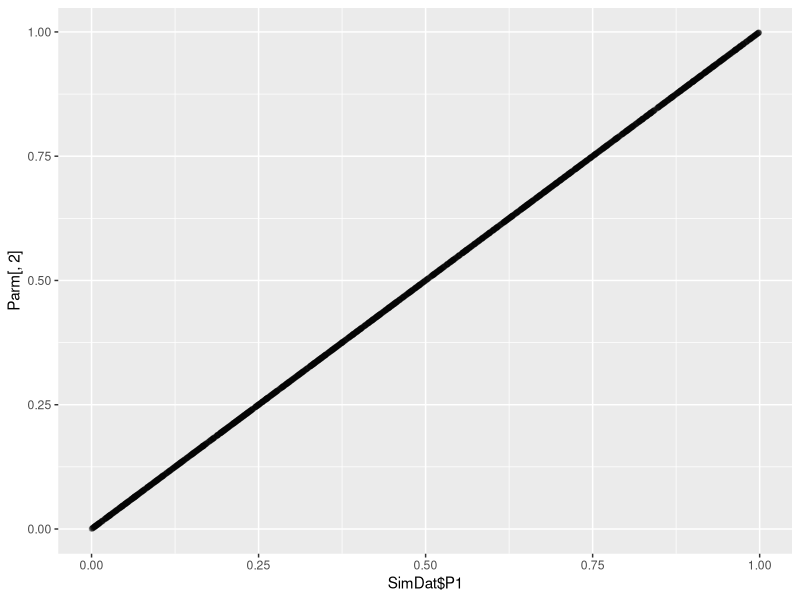
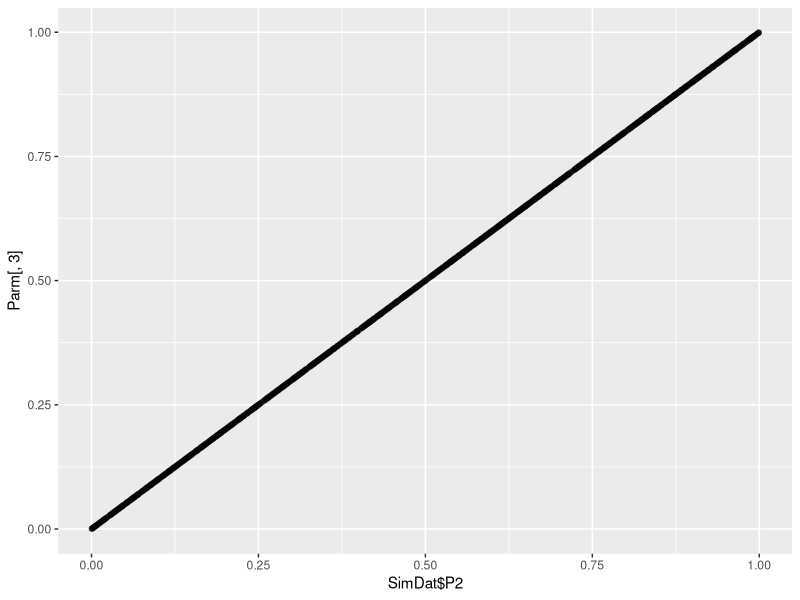
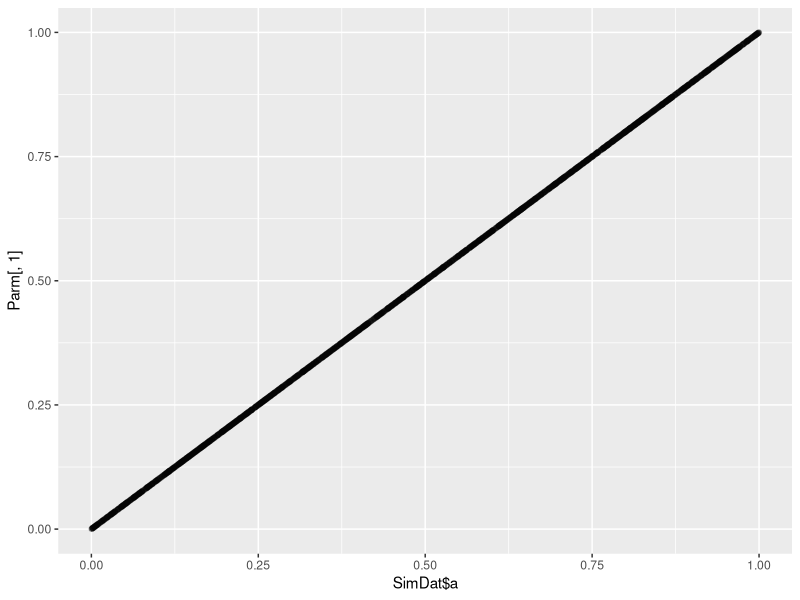
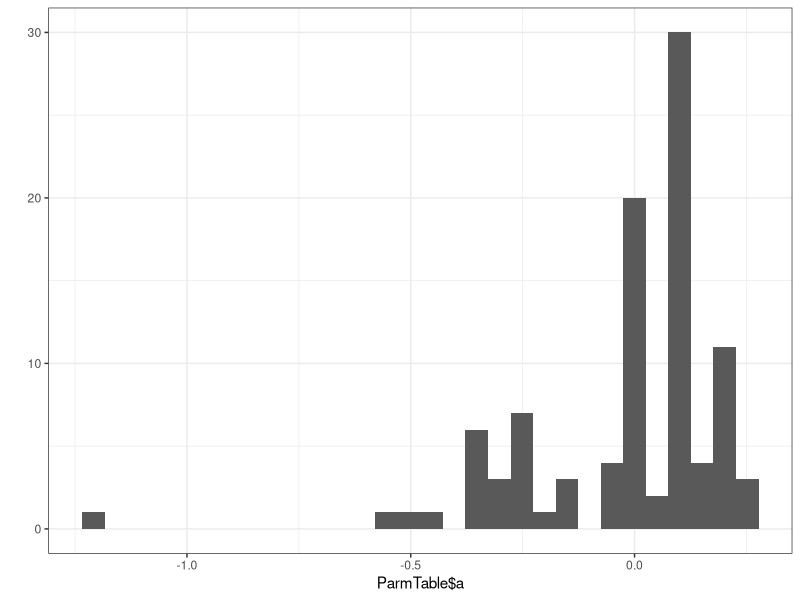
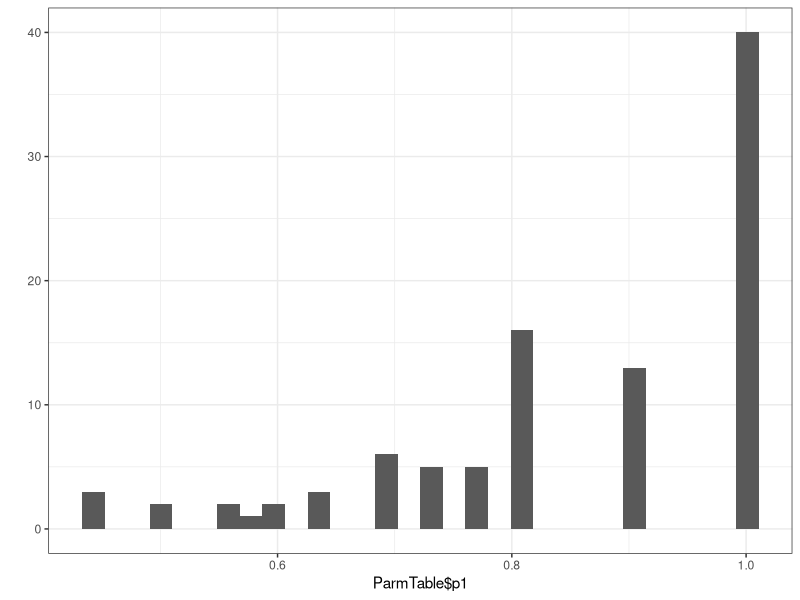
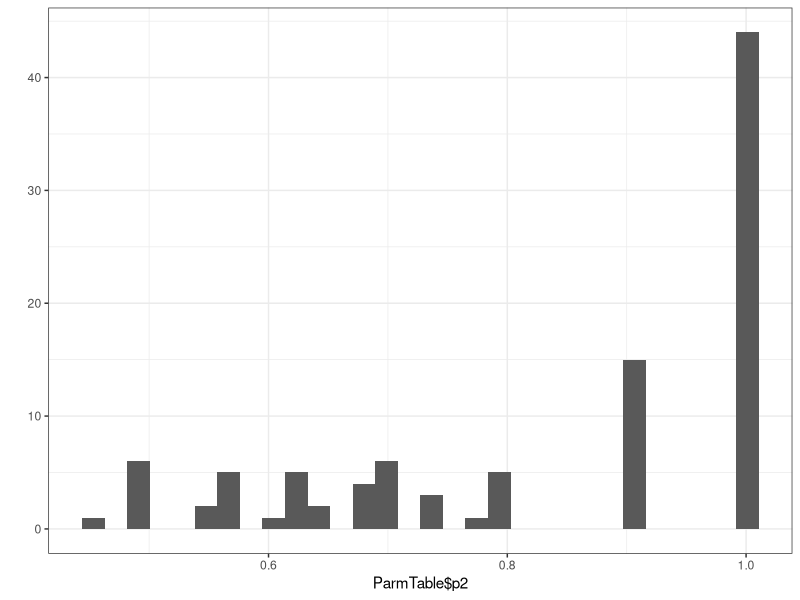
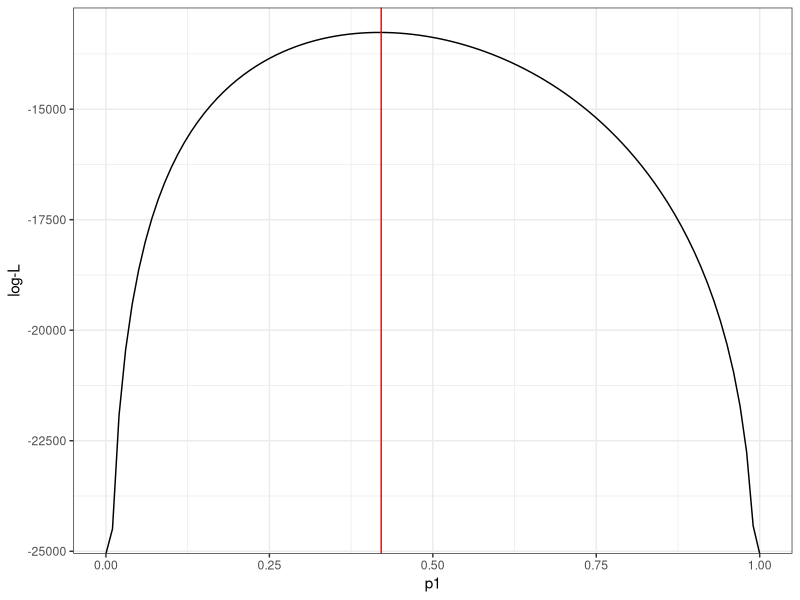
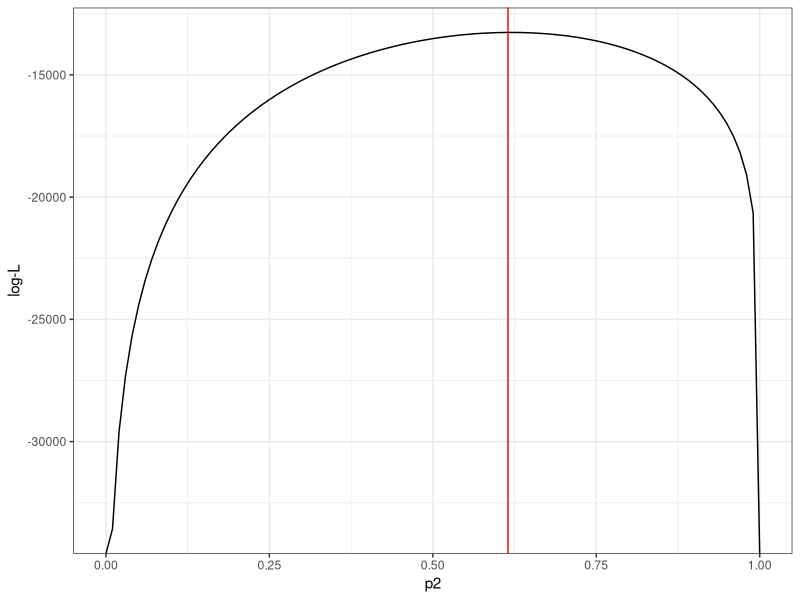

Write R code to recreate these figures, in order.
## ---- chunk 1
knitr::opts_chunk$set(echo = TRUE)
## ---- chunk 2
ParmCalc<-function(P1,P2,Alpha){
  # Conditional probabilities
  ## A through B can be estimated from the data
  ## Use these equations to try to solve for p1, p2 & a
  ## For example, B-C or C-B will isolate p1 and p2 only
  A<-P1*P2*(1-2*Alpha)
  B<-P1*(1-P2)+P1*P2*Alpha
  C<-(1-P1)*P2+P1*P2*Alpha
  D<-(1-P1)*(1-P2)
  
  # Divide each by N to convert observed # occurrences to probabilities
  N<-A+B+C+D
  A<-A/N
  B<-B/N
  C<-C/N
  D<-D/N

  # Equations for calculating (co)variances and correlation coefficient  
  V1<-(A+B)*(1-(A+B))
  V2<-(A+C)*(1-(A+C))
  COV12<-A-(A+B)*(A+C)

  COR12<-COV12/(sqrt(V1)*sqrt(V2))
  
  ## Combine A through B to isolate each of these terms
  ## These are derived from the quadratic formula, leaving 2 solutions, one of which is outside the bounds of reasonable probabilities (<0 or >1)
  ### Calculate both...
  p1<-(-(B+2-C)+sqrt(((B+2-C)^2) -(4*(-1)*(C+D-B-1)))) / (2*(-1)) 
  # These are the bad values: (-(B+2-C)-sqrt(((B+2-C)^2) -(4*(-1)*(C+D-B-1)))) / (2*(-1))
  ### Repeat for p2
  # These are the bad values: (-(B-2-C)+sqrt(((B-2-C)^2) -(4*(1)*(C-D-B+1)))) / (2*(1)) 
  p2<-(-(B-2-C)-sqrt(((B-2-C)^2) -(4*(1)*(C-D-B+1)))) / (2*(1))
  # Insert equation for estimating alpha (a)
  a<-(p1*p2-A)/(2*p1*p2)  # Solve from A 
  ## a<-(B-p1+p1*p2)/(p1*p2) # Solve from B
  ## a<-(C-p2+p1*p2)/(p1*p2) # Solve from C
  return(cbind(a,p1,p2))
}
## ---- chunk 3
# Test the model
SimDat<-data.frame(P1=runif(5000),P2=runif(5000),a=runif(5000))
Parm<-ParmCalc(P1=SimDat$P1,P2=SimDat$P2,Alpha=SimDat$a)
library(ggplot2)

#Each of these 3 plots will be a 1:1 line if your calculations are correct"
## Test p1
qplot(SimDat$P1,Parm[,2],alpha=I(0.1))
## Test p2
qplot(SimDat$P2,Parm[,3],alpha=I(0.1))
## Test alpha
qplot(SimDat$a,Parm[,1],alpha=I(0.1))
## ---- chunk 4
ToyDat<-data.frame(Myc=c(1,1,1),Path=c(1,1,1))
ToyDat
## ---- chunk 5
ParmFind<-function(Myc,Path){
  # Conditional probabilities
  ## A through B can be estimated from the data
  ## Use these equations to try to solve for p1, p2 & a
  ## For example, B-C or C-B will isolate p1 and p2 only
  N<-length(Myc)
  
  A<-sum(Myc*Path)/N
  B<-sum(Myc*(1-Path))/N
  C<-sum((1-Myc)*Path)/N
  D<-sum((1-Myc)*(1-Path))/N

  ### Calculate parameters
  p1<-(-(B+2-C)+sqrt(((B+2-C)^2) -(4*(-1)*(C+D-B-1)))) / (2*(-1)) 
  p2<-(-(B-2-C)-sqrt(((B-2-C)^2) -(4*(1)*(C-D-B+1)))) / (2*(1))
  a<-(B-p1+p1*p2)/(p1*p2)
  return(cbind(a,p1,p2))
}
## ---- chunk 6
ParmFind(Myc=ToyDat$Myc,Path=ToyDat$Path)
## ---- chunk 7
Iters<-100
ParmTable<-data.frame(a=rep(NA,Iters),p1=rep(NA,Iters),p2=rep(NA,Iters))
for (i in 1:Iters){
  ToyDat<-data.frame(Myc=sample(0:1,10,replace=T,prob=c(0.2,0.8)),Path=sample(0:1,10,replace=T,prob=c(0.2,0.8)))
  ParmTable[i,]<-ParmFind(Myc=ToyDat$Myc,Path=ToyDat$Path)
}
head(ParmTable)
qplot(ParmTable$a)+theme_bw()
qplot(ParmTable$p1)+theme_bw()
qplot(ParmTable$p2)+theme_bw()
## ---- chunk 8
Root<-function(p1=0.5,p2=0.5,a=0,N=100){
  Root<-data.frame(P=rep(0,N),Myc=rep(0,N),Path=rep(0,N))
  
  # Conditional Probabilities
  A<-p1*p2*(1-2*a)
  B<-p1*(1-p2)+p1*p2*a
  C<-(1-p1)*p2+p1*p2*a
  D<-(1-p1)*(1-p2)
  
  # Avoid errors arising when a >> p1 & p2, leading to negative probabilities 
  A[A<0]<-0

  # Assign conditional probabilities
  Root$P<-sample(c("A","B","C","D"),size=N,replace=T,prob=c(A,B,C,D))
  
  # Translate to Mycorrhizae and Pathogen
  Root$Myc[Root$P %in% c("A","B")]<-1
  Root$Path[Root$P %in% c("A","C")]<-1
  
  return(Root)
}
## ---- chunk 9
Lik<-function(p1,p2,a){
  # Conditional Probabilities
  A<-p1*p2*(1-2*a)        
  B<-p1*(1-p2)+p1*p2*a    
  C<-(1-p1)*p2+p1*p2*a    
  D<-(1-p1)*(1-p2)        
  
  # Avoid errors when taking the log of negative OR ZERO values (below)
  A[A<0]<-1e-100
  
  # Log-Likelihood Function
  return(log(A)*sum(SimDat$Myc*SimDat$Path)+log(B)*sum(SimDat$Myc*(1-SimDat$Path))+
            log(C)*sum((1-SimDat$Myc)*SimDat$Path)+log(D)*sum((1-SimDat$Myc)*(1-SimDat$Path)))
}
## ---- chunk 10
p1sim<-0.421
p2sim<-0.615
asim<-0.153
# Simulate data to test the Maximum likelihood Values
SimDat<-Root(p1=p1sim,p2=p2sim,a=asim,N=10000)

# Examine the Liklihood Function 
library(ggplot2)
qplot(x=0:100/100,y=Lik(p1=c(0:100)/100,p2=p2sim,a=asim),geom="line")+
  geom_vline(xintercept=p1sim,colour="red")+theme_bw()+xlab("p1")+ylab("log-L")
qplot(x=0:100/100,y=Lik(p1=p1sim,p2=c(0:100)/100,a=asim),geom="line")+
  geom_vline(xintercept=p2sim,colour="red")+theme_bw()+xlab("p2")+ylab("log-L")
qplot(x=-100:100/100,y=Lik(p1=p1sim,p2=p2sim,a=c(-100:100)/100),geom="line")+
  geom_vline(xintercept=asim,colour="red")+theme_bw()+xlab("a")+ylab("log-L")
## ---- chunk 11
MaxLik<-function(Precise=100){
  # Brute Force Method
  # expand.grid() generates an index matrix of all parameter combinations
  MLdat<-expand.grid(p1=(2:Precise-1)/Precise,p2=(2:Precise-1)/Precise,a=(2:Precise-1)/Precise) 
  # Log-lik can be undefined when p or q are >=1 or <=0
  MLdat$Lik<-Lik(p1=MLdat$p1,p2=MLdat$p2,a=MLdat$a)
  # Return the 5% most likely values, based on Log-Likelihood
  return(MLdat[order(MLdat$Lik,decreasing=T),][1:ceiling(nrow(MLdat)*0.05),])
}
rbind(c(p1sim,p2sim,asim),head(MaxLik()))
## ---- chunk 12
# Find the Maximum likelihood Values
MaxLik<-function(Iters=1000000){
  # Random Sampling Method
  MLdat<-data.frame(p1=runif(Iters),p2=runif(Iters),a=runif(Iters))
  # Log-lik can be undefined when p or q are >=1 or <=0
  MLdat[MLdat==1]<-0.9999  
  MLdat[MLdat==0]<-0.0001
  MLdat$Lik<-Lik(p1=MLdat$p1,p2=MLdat$p2,a=MLdat$a)
  return(MLdat[order(MLdat$Lik,decreasing=T),][1:ceiling(Iters*0.05),])
}
rbind(c(p1sim,p2sim,asim),head(MaxLik()))
## ---- chunk 13
# Find the Maximum likelihood Values
MaxLik<-function(divs=10,zooms=100){
  Parms<-data.frame(p1=0.5,p2=0.5,a=0.5)
  for(z in 1:zooms){
    tRange<-seq(-0.4999,0.4999,length.out=divs)/z
    tMLdat<-expand.grid(p1=tRange+Parms$p1,p2=tRange+Parms$p2,a=tRange+Parms$a) # this generates an index matrix of all parameter combinations
    tLik<-Lik(p1=tMLdat$p1,p2=tMLdat$p2,a=tMLdat$a)
    tLik[is.nan(tLik)]<-min(tLik,na.rm=T)
    Parms<-unique(tMLdat[tLik==max(tLik),])
  }
  return(Parms)
}
X<-MaxLik(divs=10,zooms=100)
rbind(c(p1sim,p2sim,asim),X)
## ---- chunk 14
Prior<-function(p1,p2,a){
    p1pr<-dunif(p1, min=0, max=1,log=T)
    p2pr<-dunif(p2, min=0, max=1,log=T)
    apr<-dnorm(a,log=T)
    return(p1pr+p2pr+apr)
}
## ---- chunk 15
Post <- function(p1,p2,a){
   return (Lik(p1,p2,a) + Prior(p1,p2,a))
}
## ---- chunk 16
PickParm <- function(p1,p2,a,sd=0.01){
    Xpick<-rnorm(3,mean = c(p1,p2,a), sd= c(sd,sd,sd))
    return(Xpick)
}
## ---- chunk 17
MeMCMC <- function(p1=0.5,p2=0.5,a=0.5,Iters=1000,verbose=F){
  # Setup output vector and put user-supplied (or default) priors
  MCout <- data.frame(p1=rep(NA,Iters),p2=rep(NA,Iters),a=rep(NA,Iters))
  MCout[1,] <- c(p1,p2,a)
  
  # MCMC Algorithm
  for (i in 1:Iters){
    if(verbose==T){
      cat("Starting Iteration",i,"\n")
    }
    # Choose new parameters
    Pick <- PickParm(p1=MCout$p1[i],p2=MCout$p2[i],a=MCout$a[i])
    
    # To replace 'bad' values for the a parameter, we need to check that all joint probabilities > 0
    A<-Pick[1]*Pick[2]*(1-2*Pick[3])
    B<-Pick[1]*(1-Pick[2])+Pick[1]*Pick[2]*Pick[3]
    C<-(1-Pick[1])*Pick[2]+Pick[1]*Pick[2]*Pick[3]
    D<-(1-Pick[1])*(1-Pick[2])
    # If illogical parameters are chosen, then set probability very small to avoid this 'parameter space'
    if(max(A,B,C,D) >=1 | min(A,B,C,D) <= 0){
      Pick<-MCout[i,]
    } else{
      # Calculate Probability
      Prob <- exp(Post(p1=Pick[1],p2=Pick[2],a=Pick[3]) - 
        Post(p1=MCout$p1[i],p2=MCout$p2[i],a=MCout$a[i]))
    }
    # Compare probability to random draw from a uniform distribution to determine whether new values should be chosen
    if (runif(1) < Prob ){
      MCout[i+1,] <- Pick
    }else{
      MCout[i+1,] <- MCout[i,]
    }
  }
  return(MCout)
}
## ---- chunk 18
# Simulated Data
SimDat<-Root(p1=p1sim,p2=p2sim,a=asim,N=1000)
# Run the MCMC algorithm; estimate priors from the data
MCrun<-MeMCMC(p1=sum(SimDat$Myc)/nrow(SimDat),p2=sum(SimDat$Path)/nrow(SimDat),a=0,Iters=10000,verbose=F)
## ---- chunk 19
# Remove early values, which are more heavily influenced by the starting values
BurnIn<-1000
PlotDat<-MCrun[-(1:BurnIn),]
library(ggplot2)
qplot(x=p1,data=PlotDat)+
  geom_vline(xintercept=p1sim,colour="red")+theme_bw()
qplot(x=p2,data=PlotDat)+
  geom_vline(xintercept=p2sim,colour="red")+theme_bw()
qplot(x=a,data=PlotDat)+
  geom_vline(xintercept=asim,colour="red")+theme_bw()
## ---- chunk 20
PostProb<-function(Parms,SimDat){
  
  # Extract Parameters
  p1<-Parms[1]
  p2<-Parms[2]
  a<-Parms[3]
  
  # Priors
  p1pr = dunif(p1, min=0, max=1,log=T)
  p2pr = dunif(p2, min=0, max=1,log=T)
  apr = dnorm(a,log=T)
  
  # Conditional Probabilities
  A<-p1*p2*(1-2*a)
  B<-p1*(1-p2)+p1*p2*a
  C<-(1-p1)*p2+p1*p2*a
  D<-(1-p1)*(1-p2)
  
  if(max(A,B,C,D) >=1 | min(A,B,C,D) <= 0){
    return(-1e100)
  } else{
    LogLik<-log(A)*sum(SimDat$Myc*SimDat$Path)+log(B)*sum(SimDat$Myc*(1-SimDat$Path))+
            log(C)*sum((1-SimDat$Myc)*SimDat$Path)+log(D)*sum((1-SimDat$Myc)*(1-SimDat$Path))
  
    LogPrior<-p1pr + p2pr + apr

    return(LogLik + LogPrior)
    
    }
}
## ---- chunk 21
library(mcmc)
SimDat<-Root(p1=p1sim,p2=p2sim,a=asim,N=10000)
Init<-c(sum(SimDat$Myc)/nrow(SimDat),sum(SimDat$Path)/nrow(SimDat),0)
test<-metrop(obj=PostProb,initial=Init,nbatch=10e3,SimDat=SimDat)
## ---- chunk 22
test$accept
test<-metrop(test,scale=0.01,SimDat=SimDat)
test$accept
test<-metrop(test,scale=0.02,SimDat=SimDat)
test$accept
## ---- chunk 23
test<-metrop(test,scale=0.01,nbatch=10e4,SimDat=SimDat)
## ---- chunk 24
# Set up data for plotting
Pdat<-as.data.frame(ts(test$batch))
names(Pdat)<-c("p1","p2","a")
Pdat$Iter<-seq_along(Pdat$a)
# Denote burnin simulations
Pdat$Burnin<-F
Pdat$Burnin[1:20000]<-T

qplot(x=Iter,y=p1,data=Pdat,geom="line",colour=Burnin)+
  geom_hline(yintercept=p1sim,colour="blue")+theme_bw()
qplot(x=Iter,y=p2,data=Pdat,geom="line",colour=Burnin)+
  geom_hline(yintercept=p2sim,colour="blue")+theme_bw()
qplot(x=Iter,y=a,data=Pdat,geom="line",colour=Burnin)+
  geom_hline(yintercept=asim,colour="blue")+theme_bw()
## ---- chunk 25
acf(test$batch)
## ---- chunk 26
qplot(x=p1,data=Pdat,fill=Burnin)+
  geom_vline(xintercept=p1sim,colour="blue")+theme_bw()
qplot(x=p2,data=Pdat,fill=Burnin)+
  geom_vline(xintercept=p2sim,colour="blue")+theme_bw()
qplot(x=a,data=Pdat,fill=Burnin)+
  geom_vline(xintercept=asim,colour="blue")+theme_bw()
## ---- chunk 27
X<-apply(test$batch,2,mean)
X
## ---- chunk 28
EXsq<-function(x){mean(x^2)}
Xsq<-apply(test$batch,2,FUN=EXsq)
Xsq
SE<-Xsq-X^2
SE
